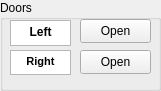
     <widget class="QGroupBox" name="door_box">
      <property name="geometry">
       <rect>
        <x>10</x>
        <y>380</y>
        <width>161</width>
        <height>91</height>
       </rect>
      </property>
      <property name="title">
       <string>Doors</string>
      </property>
      <widget class="QTextBrowser" name="right_txt">
       <property name="geometry">
        <rect>
         <x>10</x>
         <y>50</y>
         <width>61</width>
         <height>25</height>
        </rect>
       </property>
       <property name="html">
        <string>&lt;!DOCTYPE HTML PUBLIC &quot;-//W3C//DTD HTML 4.0//EN&quot; &quot;http://www.w3.org/TR/REC-html40/strict.dtd&quot;&gt;
&lt;html&gt;&lt;head&gt;&lt;meta name=&quot;qrichtext&quot; content=&quot;1&quot; /&gt;&lt;meta charset=&quot;utf-8&quot; /&gt;&lt;style type=&quot;text/css&quot;&gt;
p, li { white-space: pre-wrap; }
hr { height: 1px; border-width: 0; }
li.unchecked::marker { content: &quot;\2610&quot;; }
li.checked::marker { content: &quot;\2612&quot;; }
&lt;/style&gt;&lt;/head&gt;&lt;body style=&quot; font-family:'Segoe UI'; font-size:10pt; font-weight:400; font-style:normal;&quot;&gt;
&lt;p align=&quot;center&quot; style=&quot; margin-top:0px; margin-bottom:0px; margin-left:0px; margin-right:0px; -qt-block-indent:0; text-indent:0px;&quot;&gt;&lt;span style=&quot; font-family:'MS Shell Dlg 2'; font-size:8.25pt; font-weight:696;&quot;&gt;Right&lt;/span&gt;&lt;/p&gt;&lt;/body&gt;&lt;/html&gt;</string>
       </property>
      </widget>
      <widget class="QTextBrowser" name="left_txt">
       <property name="geometry">
        <rect>
         <x>10</x>
         <y>20</y>
         <width>61</width>
         <height>26</height>
        </rect>
       </property>
       <property name="font">
        <font>
         <pointsize>11</pointsize>
         <bold>true</bold>
        </font>
       </property>
       <property name="html">
        <string>&lt;!DOCTYPE HTML PUBLIC &quot;-//W3C//DTD HTML 4.0//EN&quot; &quot;http://www.w3.org/TR/REC-html40/strict.dtd&quot;&gt;
&lt;html&gt;&lt;head&gt;&lt;meta name=&quot;qrichtext&quot; content=&quot;1&quot; /&gt;&lt;meta charset=&quot;utf-8&quot; /&gt;&lt;style type=&quot;text/css&quot;&gt;
p, li { white-space: pre-wrap; }
hr { height: 1px; border-width: 0; }
li.unchecked::marker { content: &quot;\2610&quot;; }
li.checked::marker { content: &quot;\2612&quot;; }
&lt;/style&gt;&lt;/head&gt;&lt;body style=&quot; font-family:'Segoe UI'; font-size:11pt; font-weight:700; font-style:normal;&quot;&gt;
&lt;p align=&quot;center&quot; style=&quot; margin-top:0px; margin-bottom:0px; margin-left:0px; margin-right:0px; -qt-block-indent:0; text-indent:0px;&quot;&gt;&lt;span style=&quot; font-size:9pt; font-weight:696;&quot;&gt;Left&lt;/span&gt;&lt;/p&gt;&lt;/body&gt;&lt;/html&gt;</string>
       </property>
      </widget>
      <widget class="QPushButton" name="left_button">
       <property name="geometry">
        <rect>
         <x>80</x>
         <y>19</y>
         <width>71</width>
         <height>24</height>
        </rect>
       </property>
       <property name="text">
        <string>Open</string>
       </property>
      </widget>
      <widget class="QPushButton" name="right_button">
       <property name="geometry">
        <rect>
         <x>80</x>
         <y>50</y>
         <width>71</width>
         <height>24</height>
        </rect>
       </property>
       <property name="text">
        <string>Open</string>
       </property>
      </widget>
     </widget>
